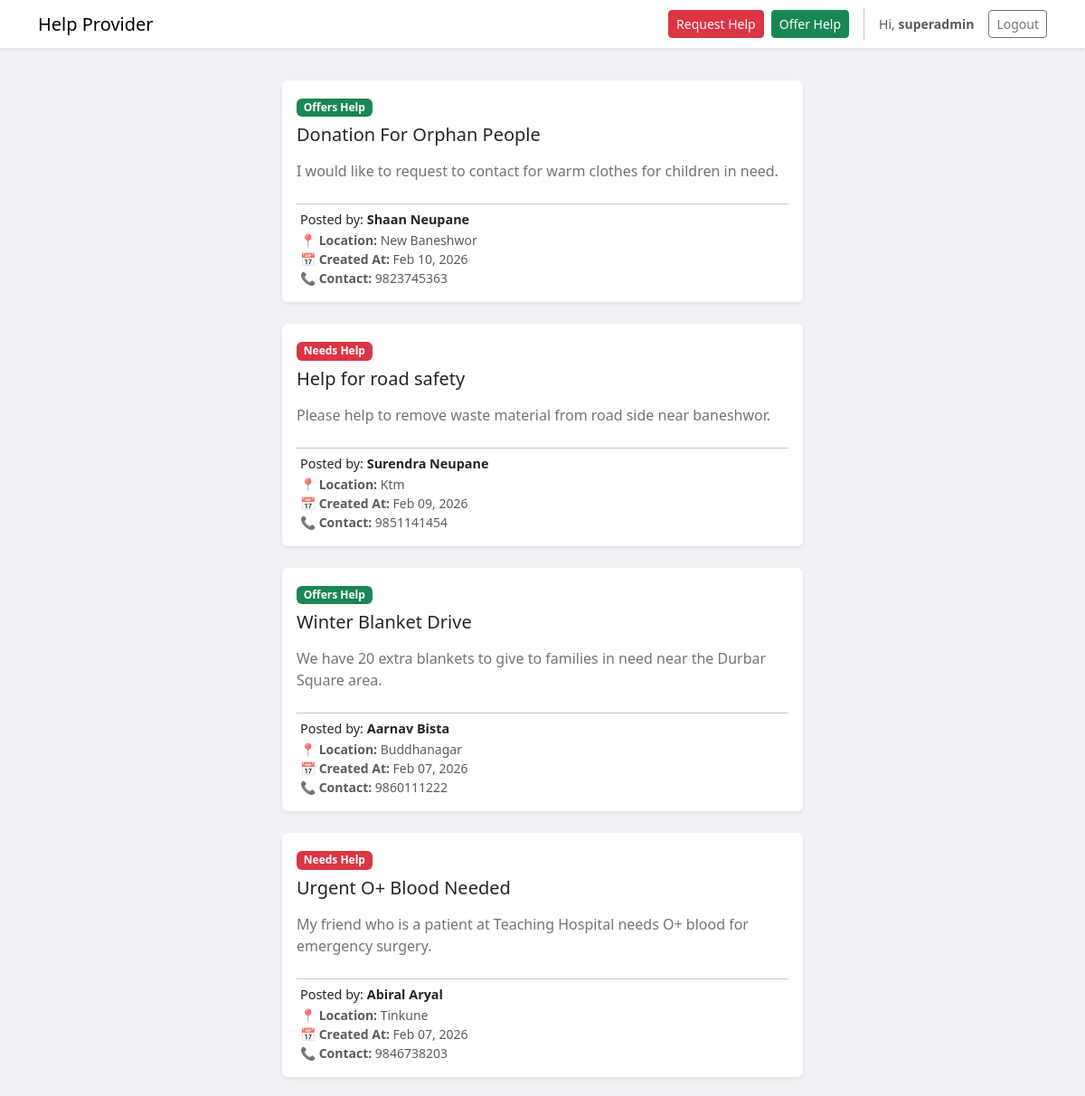
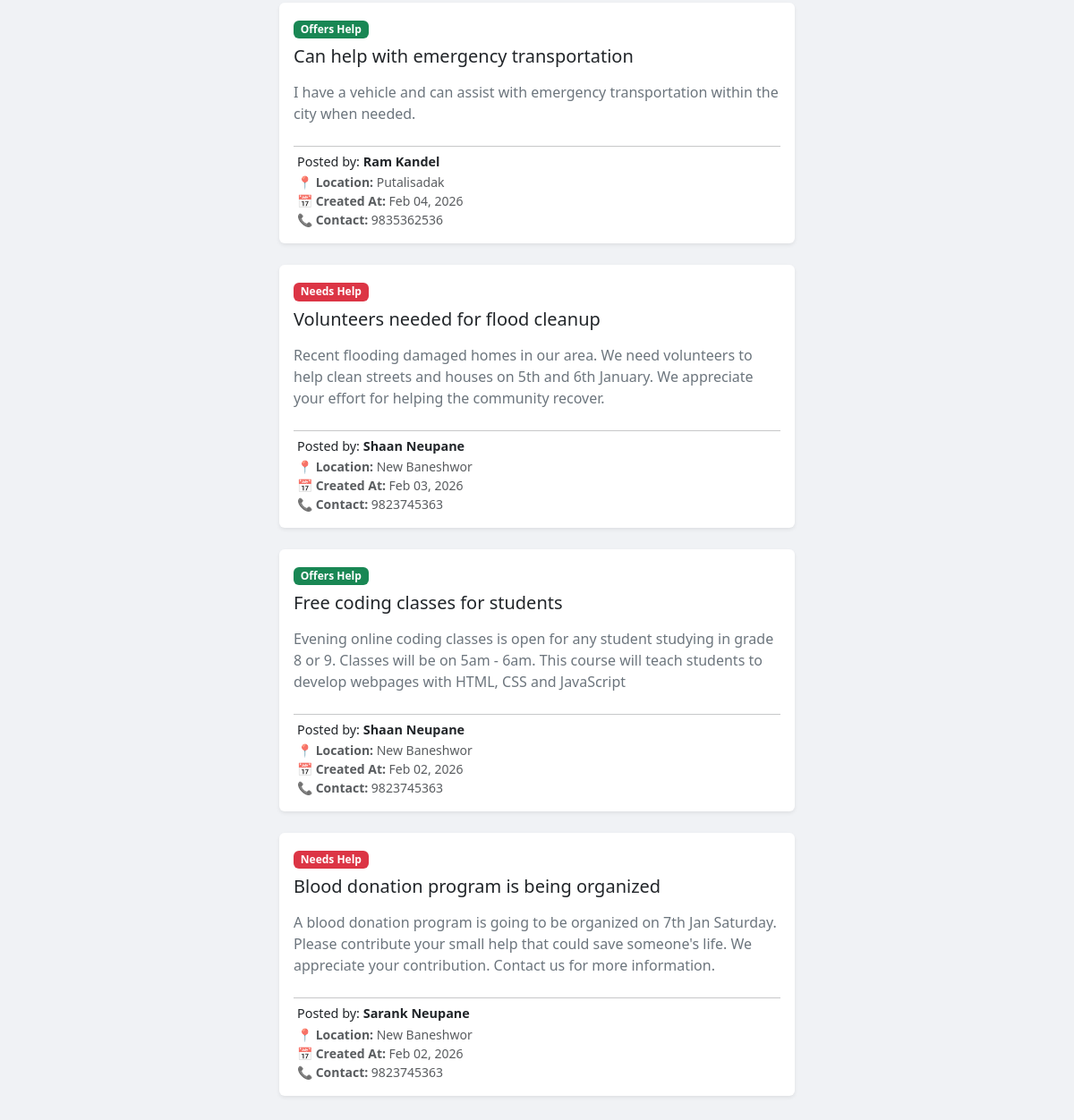
The app's page /help_provider/ (signed in) with its own data (2 pictures, top to bottom).
### help_provider/models.py (models this page shows, shortened)
class HelpPost(models.Model):
    HELP_TYPE = [
        ('need', 'Need Help'),
        ('offer', 'Offer Help'),
    ]
    PRIORITY_CHOICES = [
        (1, 'Emergency'),
        (2, 'Medium'),
        (3, 'Low'),
    ]
    STATUS_CHOICES = [
        (0, 'Open'),
        (1, 'In Progress'),
        (2, 'Closed'),
    ]
    title = models.CharField(max_length=100)
    description = models.TextField()
    category = models.ForeignKey(Category, on_delete=models.CASCADE, null=True, blank=True)
    priority = models.IntegerField(choices=PRIORITY_CHOICES, default=1)
    city = models.CharField(max_length=50, default='kathmandu')
    location = PlainLocationField(based_fields=['city'], zoom=7)
    contact = models.CharField(max_length=100)
    status = models.IntegerField(choices=STATUS_CHOICES, default=0)
    help_type = models.CharField(max_length=10, choices=HELP_TYPE)
    user = models.ForeignKey(User, on_delete=models.CASCADE, null=True, blank=True)
    created_at = models.DateTimeField(auto_now_add=True)

class Profile(models.Model):
    user = models.OneToOneField(User, on_delete=models.CASCADE)
    roleid = models.IntegerField(choices=[(1, 'Admin'), (2, 'Public')], default=2)
    category = models.ForeignKey(Category, on_delete=models.SET_NULL, null=True, blank=True)
    genderid = models.IntegerField(choices=[(1, 'Male'), (2, 'Female'), (3, 'Other')], null=True, blank=True)
    contact = models.CharField(max_length=15, blank=True)
    address = models.CharField(max_length=200, blank=True)

### help_provider/views.py (the view)
# urls.py: path('', views.home, name='home'),
def home(request):
    posts = HelpPost.objects.select_related('user', 'user__profile') \
    .exclude(status=2) \
    .order_by('-created_at')
    return render(request, 'home.html', {'posts': posts})

### help_provider/templates/home.html (shortened to what this page needs)
<!doctype html>
<html lang="en">
{% load static %}
<head>
    <link rel="stylesheet" href="https://cdn.jsdelivr.net/npm/bootstrap-icons@1.11.1/font/bootstrap-icons.css">
    <link href="https://cdn.jsdelivr.net/npm/bootstrap@5.3.2/dist/css/bootstrap.min.css" rel="stylesheet">
</head>
<body>
    <nav class="navbar navbar-light bg-white shadow-sm mb-3" id="navbar">
        <div class="container">
            <a class="navbar-brand mb-0 h1" href="{% url 'home' %}">Help Provider</a>
            <div class="d-flex align-items-center">
                <a href="{% url 'create_post' 'need' %}" class="btn btn-danger btn-sm me-2">Request Help</a>
                <a href="{% url 'create_post' 'offer' %}" class="btn btn-success btn-sm me-3">Offer Help</a>
                {% if user.is_authenticated %}
                <span class="navbar-text me-3 small">
                    Hi, <strong>{{ user.username }}</strong>
                </span>
                <form action="{% url 'logout' %}" method="post" style="display:inline;">
                    <button type="submit" class="btn btn-outline-secondary btn-sm">Logout</button>
                </form>
                {% else %}
                <a href="{% url 'login' %}" class="btn btn-outline-primary btn-sm me-2">Login</a>
                <a href="{% url 'signup' %}" class="btn btn-primary btn-sm">Sign Up</a>
                {% endif %}
            </div>
        </div>
    </nav>
    <div class="container">
        <div class="row justify-content-center">
            <div class="feed-wrapper">
                {% for post in posts %}
                <div class="card shadow-sm p-3 mb-4 bg-white rounded">
                    <div class="d-flex justify-content-between align-items-start">
                        <div>
                            {% if post.help_type == "need" %}
                            <span class="badge bg-danger mb-2">Needs Help</span>
                            {% else %}
                            <span class="badge bg-success mb-2">Offers Help</span>
                            {% endif %}
                            <h3 class="h5">{{ post.title }}</h3>
                        </div>
                    </div>
                    <p class="text-secondary mt-2">{{ post.description }}</p>
                    <hr class="my-2">
                    <div class="user-info d-flex align-items-center">
                        <div class="ms-1">
                            <h6 class="mb-1" style="font-size: 0.9rem;">
                                Posted by: <strong>{{ post.user.get_full_name|default:post.user.username }}</strong>
                            </h6>
                            <div class="text-muted small">
                                📍 <strong>Location:</strong>
                                {{ post.user.profile.address|default:post.city|default:"Not provided" }}
                                <br>
                                📅 <strong>Created At:</strong>
                                {{ post.created_at|date:"M d, Y" }}
                                <br>
                                📞 <strong>Contact:</strong>
                                {{ post.user.profile.contact|default:post.contact|default:"Not provided" }}
                            </div>
                        </div>
                    </div>
                </div>
                {% empty %}
                <div class="text-center mt-5">
                    <p class="text-muted">No posts available yet. Be the first to ask for or offer help!</p>
                </div>
                {% endfor %}
            </div>
        </div>
    </div>
</body>
</html>

### help_provider/templates/home.html (style rules this page uses)
body { background-color: #f0f2f5; }
.feed-wrapper { max-width: 600px; width: 100%; margin: 20px auto; }
.card { border: none; }

### records on screen
HelpPost: help_type "Offers Help", title "Donation For Orphan People", description "I would like to request to contact for warm clothes for children in need.", user.get_full_name "Shaan Neupane", user.profile.address "New Baneshwor", created_at "Feb 10, 2026", user.profile.contact "9823745363"
HelpPost: help_type "Needs Help", title "Help for road safety", description "Please help to remove waste material from road side near baneshwor.", user.get_full_name "Surendra Neupane", user.profile.address "Ktm", created_at "Feb 09, 2026", user.profile.contact "9851141454"
HelpPost: help_type "Offers Help", title "Winter Blanket Drive", description "We have 20 extra blankets to give to families in need near the Durbar Square area.", user.get_full_name "Aarnav Bista", user.profile.address "Buddhanagar", created_at "Feb 07, 2026", user.profile.contact "9860111222"
HelpPost: help_type "Needs Help", title "Urgent O+ Blood Needed", description "My friend who is a patient at Teaching Hospital needs O+ blood for emergency surgery.", user.get_full_name "Abiral Aryal", user.profile.address "Tinkune", created_at "Feb 07, 2026", user.profile.contact "9846738203"
HelpPost: help_type "Offers Help", title "Can help with emergency transportation", description "I have a vehicle and can assist with emergency transportation within the city when needed.", user.get_full_name "Ram Kandel", user.profile.address "Putalisadak", created_at "Feb 04, 2026", user.profile.contact "9835362536"
HelpPost: help_type "Needs Help", title "Volunteers needed for flood cleanup", description "Recent flooding damaged homes in our area. We need volunteers to help clean streets and houses on 5th and 6th January. We appreciate your effort for helping the community recover.", user.get_full_name "Shaan Neupane", user.profile.address "New Baneshwor", created_at "Feb 03, 2026", user.profile.contact "9823745363"
HelpPost: help_type "Offers Help", title "Free coding classes for students", description "Evening online coding classes is open for any student studying in grade 8 or 9. Classes will be on 5am - 6am. This course will teach students to develop webpages with HTML, CSS and JavaScript", user.get_full_name "Shaan Neupane", user.profile.address "New Baneshwor", created_at "Feb 02, 2026", user.profile.contact "9823745363"
HelpPost: help_type "Needs Help", title "Blood donation program is being organized", description "A blood donation program is going to be organized on 7th Jan Saturday. Please contribute your small help that could save someone's life. We appreciate your contribution. Contact us for more information.", user.get_full_name "Sarank Neupane", user.profile.address "New Baneshwor", created_at "Feb 02, 2026", user.profile.contact "9823745363"

### other values on screen
{{ user.username }} "superadmin"
